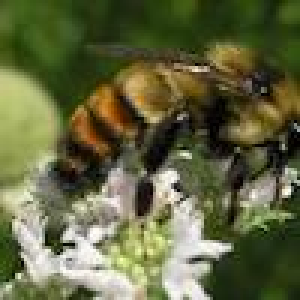
#> input picture _notebooks/dataset/bee_1.jpg, 100 x 100 px (shown 3 times larger)
$ jupyter execute --allow-errors 2020-08-14-01-Naive-Bees-Image-Loading-and-Processing.ipynb   (shell and % lines are left out)
#> lines starting #> are read from the running program, lines starting #| are printed output that depends on the picture
# Naive Bees Image Loading and Processing
> Can a machine distinguish between a honey bee and a bumble bee? Being able to identify bee species from images, while challenging, would allow researchers to more quickly and effectively collect field data. In this Project, you will use the Python image library Pillow to load and manipulate image data. You'll learn common transformations of images and how to build them into a pipeline. This is the Result of Project "Naive Bees Image Loading and Processing", via datacamp.

- toc: true
- badges: true
- comments: true
- author: Chanseok Kang
- categories: [Python, Datacamp, Vision]
- image: images/bee_2.jpg

## 1. Import Python libraries
<p>
<em>A honey bee.</em></p>
<p>The question at hand is: can a machine identify a bee as a honey bee or a bumble bee? These bees have different <a href="http://bumblebeeconservation.org/about-bees/faqs/honeybees-vs-bumblebees/">behaviors and appearances</a>, but given the variety of backgrounds, positions, and image resolutions it can be a challenge for machines to tell them apart.</p>
<p>Being able to identify bee species from images is a task that ultimately would allow researchers to more quickly and effectively collect field data. Pollinating bees have critical roles in both ecology and agriculture, and diseases like <a href="http://news.harvard.edu/gazette/story/2015/07/pesticide-found-in-70-percent-of-massachusetts-honey-samples/">colony collapse disorder</a> threaten these species. Identifying different species of bees in the wild means that we can better understand the prevalence and growth of these important insects.</p>
<p>
<em>A bumble bee.</em></p>
<p>This notebook walks through loading and processing images. After loading and processing these images, they will be ready for building models that can automatically detect honeybees and bumblebees.</p>

[cell 1]
# Used to change filepaths
from pathlib import Path

# We set up matplotlib, pandas, and the display function
import matplotlib.pyplot as plt
from IPython.display import display
import pandas as pd

# import numpy to use in this cell
import numpy as np

# import Image from PIL so we can use it later
from PIL import Image

# generate test_data
test_data = np.random.beta(a=1, b=1, size=(100, 100, 3))

# display the test_data
#> (the rest of this cell did not finish here and is left out)

## 2. Opening images with PIL
<p>Now that we have all of our imports ready, it is time to work with some real images.</p>
<p>Pillow is a very flexible image loading and manipulation library. It works with many different image formats, for example, <code>.png</code>, <code>.jpg</code>, <code>.gif</code> and more. For most image data, one can work with images using the Pillow library (which is imported as <code>PIL</code>).</p>
<p>Now we want to load an image, display it in the notebook, and print out the dimensions of the image. By dimensions, we mean the width of the image and the height of the image. These are measured in pixels. The documentation for <a href="https://pillow.readthedocs.io/en/5.1.x/reference/Image.html">Image</a> in Pillow gives a comprehensive view of what this object can do.</p>

[cell 2]
# open the image
img = Image.open('./dataset/bee_1.jpg')
#> img is the input picture: PIL image 100x100 RGB; mean R, G, B 98.5, 101.7, 64.7

# Get the image size
img_size = img.size
#> img_size = (100, 100)

print("The image size is: {}".format(img_size))
#| The image size is: (100, 100)

# Just having the image as the last line in the cell will display it in the notebook
img

## 3. Image manipulation with PIL
<p>Pillow has a number of common image manipulation tasks built into the library. For example, one may want to resize an image so that the file size is smaller. Or, perhaps, convert an image to black-and-white instead of color. Operations that Pillow provides include:</p>
<ul>
<li>resizing</li>
<li>cropping</li>
<li>rotating</li>
<li>flipping</li>
<li>converting to greyscale (or other <a href="https://pillow.readthedocs.io/en/5.1.x/handbook/concepts.html#concept-modes">color modes</a>)</li>
</ul>
<p>Often, these kinds of manipulations are part of the pipeline for turning a small number of images into more images to create training data for machine learning algorithms. This technique is called <a href="http://cs231n.stanford.edu/reports/2017/pdfs/300.pdf">data augmentation</a>, and it is a common technique for image classification.</p>
<p>We'll try a couple of these operations and look at the results.</p>

[cell 3]
# Crop the image to 25, 25, 75, 75
img_cropped = img.crop([25, 25, 75, 75])
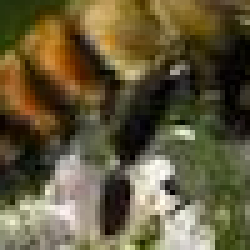
#> img_cropped: PIL image 50x50 RGB (shown 5 times larger); mean R, G, B 98.6, 89.2, 59.4
display(img_cropped)

# rotate the image by 45 degrees
img_rotated = img.rotate(45, expand=25)
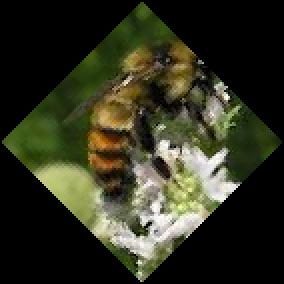
#> img_rotated: PIL image 142x142 RGB (shown 2 times larger); mean R, G, B 48.6, 50.2, 32
display(img_rotated)

# flip the image left to right
img_flipped = img.transpose(Image.FLIP_LEFT_RIGHT)
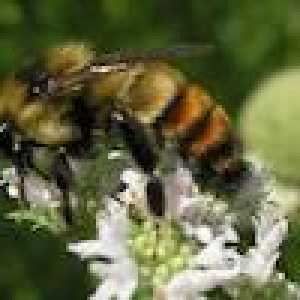
#> img_flipped: PIL image 100x100 RGB (shown 3 times larger); mean R, G, B 98.5, 101.7, 64.7
display(img_flipped)

## 4. Images as arrays of data
<p>What is an image? So far, PIL has handled loading images and displaying them. However, if we're going to use images as data, we need to understand what that data looks like.</p>
<p>Most image formats have three color <a href="https://en.wikipedia.org/wiki/RGB_color_model">"channels": red, green, and blue</a> (some images also have a fourth channel called "alpha" that controls transparency). For each pixel in an image, there is a value for every channel.</p>
<p></p>
<p>The way this is represented as data is as a three-dimensional matrix. The width of the matrix is the width of the image, the height of the matrix is the height of the image, and the depth of the matrix is the number of channels. So, as we saw, the height and width of our image are both 100 pixels. This means that the underlying data is a matrix with the dimensions <code>100x100x3</code>.</p>

[cell 4]
# Turn our image object into a NumPy array
img_data = np.array(img)

# get the shape of the resulting array
img_data_shape = img_data.shape
#> img_data_shape = (100, 100, 3)

print("Our NumPy array has the shape: {}".format(img_data_shape))
#| Our NumPy array has the shape: (100, 100, 3)

# plot the data with `imshow`
#> (the rest of this cell did not finish here and is left out)

## 5. Explore the color channels
<p>Color channels can help provide more information about an image. A picture of the ocean will be more blue, whereas a picture of a field will be more green. This kind of information can be useful when building models or examining the differences between images.</p>
<p>We'll look at the <a href="https://en.wikipedia.org/wiki/Kernel_density_estimation">kernel density estimate</a> for each of the color channels on the same plot so that we can understand how they differ.</p>
<p>When we make this plot, we'll see that a shape that appears further to the right means more of that color, whereas further to the left means less of that color.</p>

[cell 5]
def plot_kde(channel, color):
    """ Plots a kernel density estimate for the given data.

        `channel` must be a 2d array
        `color` must be a color string, e.g. 'r', 'g', or 'b'
    """
    data = channel.flatten()
    return pd.Series(data).plot.density(c=color)

# create the list of channels
channels = ['r', 'g', 'b']

def plot_rgb(image_data):
    # use enumerate to loop over colors and indexes
    for ix, color in enumerate(channels):
        plot_kde(image_data[:, :, ix], color)

    plt.show()

plot_rgb(img_data)
#> (the call stopped at in plot_kde, `return pd.Series(data).plot.density(c=color)`: IPython is not available in this run)

## 6. Honey bees and bumble bees (i)
<p>Now we'll look at two different images and some of the differences between them. The first image is of a honey bee, and the second image is of a bumble bee.</p>
<p>First, let's look at the honey bee.</p>

[cell 6]
# load bee_12.jpg as honey
honey = Image.open('./dataset/bee_12.jpg')
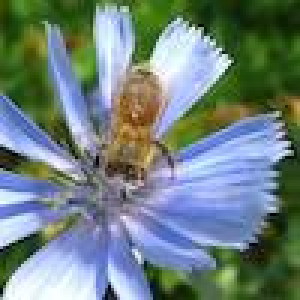
#> input picture _notebooks/dataset/bee_12.jpg, 100 x 100 px (shown 3 times larger)
#> honey is the input picture: PIL image 100x100 RGB; mean R, G, B 110.9, 129.5, 126.5

# display the honey bee image
display(honey)

# NumPy array of the honey bee image data
honey_data = np.array(honey)

# plot the rgb densities for the honey bee image
plot_rgb(honey_data)
#> (the call stopped at in plot_kde, `return pd.Series(data).plot.density(c=color)`: IPython is not available in this run)

## 7. Honey bees and bumble bees (ii)
<p>Now let's look at the bumble bee.</p>
<p>When one compares these images, it is clear how different the colors are. The honey bee image above, with a blue flower, has a strong peak on the right-hand side of the blue channel. The bumble bee image, which has a lot of yellow for the bee and the background, has almost perfect overlap between the red and green channels (which together make yellow).</p>

[cell 7]
# load bee_3.jpg as bumble
bumble = Image.open('./dataset/bee_3.jpg')
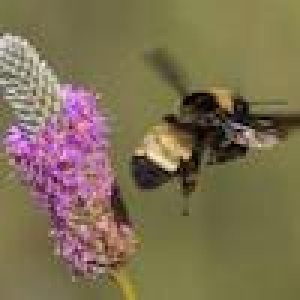
#> input picture _notebooks/dataset/bee_3.jpg, 100 x 100 px (shown 3 times larger)
#> bumble is the input picture: PIL image 100x100 RGB; mean R, G, B 126.4, 112.3, 83.4

# display the bumble bee image
display(bumble)

# NumPy array of the bumble bee image data
bumble_data = np.array(bumble)

# plot the rgb densities for the bumble bee image
plot_rgb(bumble_data)
#> (the call stopped at in plot_kde, `return pd.Series(data).plot.density(c=color)`: IPython is not available in this run)

## 8. Simplify, simplify, simplify
<p>While sometimes color information is useful, other times it can be distracting. In this examples where we are looking at bees, the bees themselves are very similar colors. On the other hand, the bees are often on top of different color flowers. We know that the colors of the flowers may be distracting from separating honey bees from bumble bees, so let's convert these images to <a href="https://en.wikipedia.org/wiki/Grayscale">black-and-white, or "grayscale."</a></p>
<p>Grayscale is just one of the <a href="https://pillow.readthedocs.io/en/5.0.0/handbook/concepts.html#modes">modes that Pillow supports</a>. Switching between modes is done with the <code>.convert()</code> method, which is passed a string for the new mode.</p>
<p>Because we change the number of color "channels," the shape of our array changes with this change. It also will be interesting to look at how the KDE of the grayscale version compares to the RGB version above.</p>

[cell 8]
# convert honey to grayscale
honey_bw = honey.convert('L')
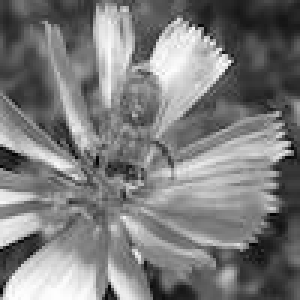
#> honey_bw: PIL image 100x100 L (shown 3 times larger); min 1, max 254, mean 123.6
display(honey_bw)

# convert the image to a NumPy array
honey_bw_arr = np.array(honey_bw)

# get the shape of the resulting array
honey_bw_arr_shape = honey_bw_arr.shape
#> honey_bw_arr_shape = (100, 100)
print("Our NumPy array has the shape: {}".format(honey_bw_arr_shape))
#| Our NumPy array has the shape: (100, 100)

# plot the array using matplotlib
plt.imshow(honey_bw_arr, cmap=plt.cm.gray);
#> (this line was passed over: IPython is not available in this run)
plt.show()

# plot the kde of the new black and white array
plot_kde(honey_bw_arr, 'k');
#> (the call stopped at in plot_kde, `return pd.Series(data).plot.density(c=color)`: IPython is not available in this run)

## 9. Save your work!
<p>We've been talking this whole time about making changes to images and the manipulations that might be useful as part of a machine learning pipeline. To use these images in the future, we'll have to save our work after we've made changes.</p>
<p>Now, we'll make a couple changes to the <code>Image</code> object from Pillow and save that. We'll flip the image left-to-right, just as we did with the color version. Then, we'll change the NumPy version of the data by clipping it. Using the <code>np.maximum</code> function, we can take any number in the array smaller than <code>100</code> and replace it with <code>100</code>. Because this reduces the range of values, it will increase the <a href="https://en.wikipedia.org/wiki/Contrast_(vision)">contrast of the image</a>. We'll then convert that back to an <code>Image</code> and save the result.</p>

[cell 9]
# flip the image left-right with transpose
honey_bw_flip = honey_bw.transpose(Image.FLIP_LEFT_RIGHT)
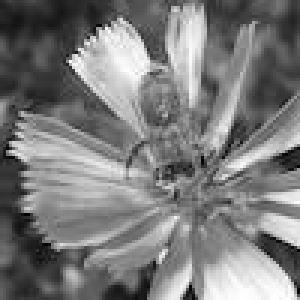
#> honey_bw_flip: PIL image 100x100 L (shown 3 times larger); min 1, max 254, mean 123.6

# show the flipped image
display(honey_bw_flip)

# save the flipped image
honey_bw_flip.save("saved_images/bw_flipped.jpg")

# create higher contrast by reducing range
honey_hc_arr = np.maximum(honey_bw_arr, 100)
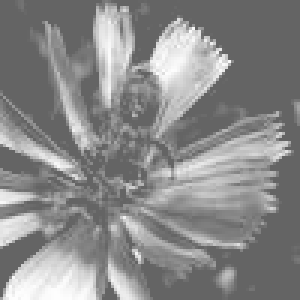
#> honey_hc_arr: shape (100, 100) (shown 3 times larger); min 100, max 254, mean 136.9

# show the higher contrast version
plt.imshow(honey_hc_arr, cmap=plt.cm.gray)
#> (this line was passed over: IPython is not available in this run)

# convert the NumPy array of high contrast to an Image
honey_bw_hc = Image.fromarray(honey_hc_arr)

# save the high contrast version
honey_bw_hc.save("saved_images/bw_hc.jpg")

## 10. Make a pipeline
<p>Now it's time to create an image processing pipeline. We have all the tools in our toolbox to load images, transform them, and save the results.</p>
<p>In this pipeline we will do the following:</p>
<ul>
<li>Load the image with <code>Image.open</code> and create paths to save our images to</li>
<li>Convert the image to grayscale</li>
<li>Save the grayscale image</li>
<li>Rotate, crop, and zoom in on the image and save the new image</li>
</ul>

[cell 10]
image_paths = ['dataset/bee_1.jpg', 'dataset/bee_12.jpg', 'dataset/bee_2.jpg', 'dataset/bee_3.jpg']

def process_image(path):
    img = Image.open(path)

    # create paths to save files to
    bw_path = "saved_images/bw_{}.jpg".format(path.stem)
    rcz_path = "saved_images/rcz_{}.jpg".format(path.stem)

    print("Creating grayscale version of {} and saving to {}.".format(path, bw_path))
    bw = img.convert('L')
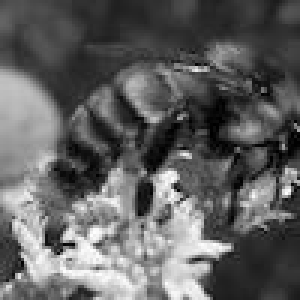
#> bw: PIL image 100x100 L (shown 3 times larger); min 0, max 254, mean 96.5
    bw.save(bw_path)

    print("Creating rotated, cropped, and zoomed version of {} and saving to {}.".format(path, rcz_path))
    rcz = img.rotate(45).crop([25, 25, 75, 75]).resize((100, 100))
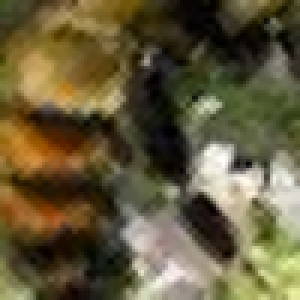
#> rcz: PIL image 100x100 RGB (shown 3 times larger); mean R, G, B 100.2, 90.3, 59.5
    rcz.save(rcz_path)

# for loop over image paths
#> (the rest of this cell did not finish here and is left out)
